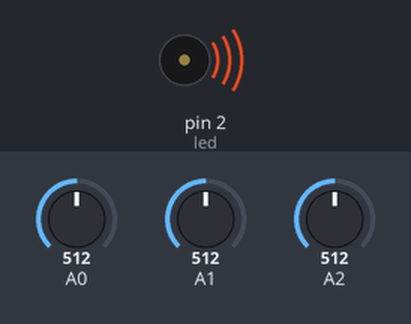
Recording of a sketch running on a simulated Arduino Uno, built with avr-gcc and run on an emulated ATmega328P. Parts: buzzer (waves = sounding). The inputs (shaded band) are chosen by the test bench; at power-on: A0 = 512, A1 = 512, A2 = 512. What the sketch prints to the serial monitor is not drawn.

Above: at 0.05 s.
Timing chart, 0 to 3.0 s (numbered marks = the images above):
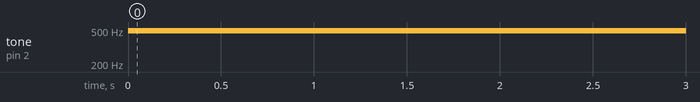

The sketch:

sketch_may24d.ino
```cpp
int i = 0;
int led = 2;
void setup() {
 Serial.begin(19200);
 pinMode(A0, INPUT);
 pinMode(A1, INPUT);
 pinMode(A2, INPUT);
 pinMode(led,INPUT);
}
void loop() {
tone(2, 440);
tone(2, 277.18);
tone(2, 493.88);
delay(500);
noTone(2);

 i = i + 1;
 int value;

 value = analogRead(A0);
 value = analogRead(A1);
 value = analogRead(A2);
 Serial.print(value);
 Serial.println(" 0 1023");
 Serial.print(value);
 Serial.println(" 0 1023");
 Serial.print(value);
 Serial.println(" 0 1023");
}
```

Measured:
- by itself, tone on pin 2 (led): silent → 493 Hz at 0.00 s
